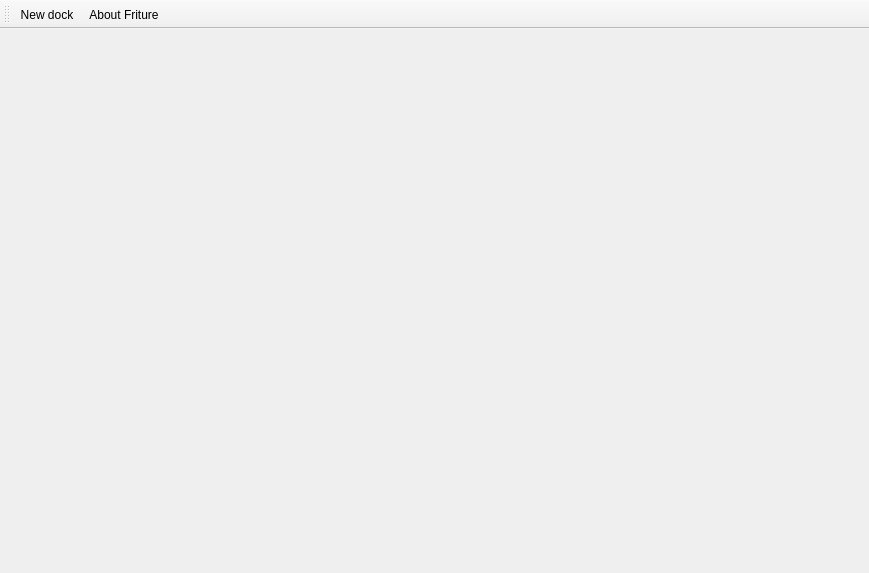
<?xml version="1.0" encoding="UTF-8"?>
<ui version="4.0">
 <class>MainWindow</class>
 <widget class="QMainWindow" name="MainWindow">
  <property name="geometry">
   <rect>
    <x>0</x>
    <y>0</y>
    <width>869</width>
    <height>573</height>
   </rect>
  </property>
  <property name="windowTitle">
   <string>Friture</string>
  </property>
  <property name="windowIcon">
   <iconset resource="../resources/friture.qrc">
    <normaloff>:/images-src/window-icon.svg</normaloff>:/images-src/window-icon.svg</iconset>
  </property>
  <widget class="AudioIOWidget" name="centralwidget">
   <property name="styleSheet">
    <string notr="true"/>
   </property>
  </widget>
  <widget class="QToolBar" name="toolBar">
   <property name="windowTitle">
    <string>toolBar</string>
   </property>
   <property name="toolButtonStyle">
    <enum>Qt::ToolButtonTextBesideIcon</enum>
   </property>
   <attribute name="toolBarArea">
    <enum>TopToolBarArea</enum>
   </attribute>
   <attribute name="toolBarBreak">
    <bool>false</bool>
   </attribute>
   <addaction name="actionNew_dock"/>
   <addaction name="actionAbout"/>
  </widget>
  <action name="actionAbout">
   <property name="icon">
    <iconset resource="../resources/friture.qrc">
     <normaloff>:/images-src/window-icon.svg</normaloff>:/images-src/window-icon.svg</iconset>
   </property>
   <property name="text">
    <string>About Friture</string>
   </property>
  </action>
  <action name="actionNew_dock">
   <property name="icon">
    <iconset resource="../resources/friture.qrc">
     <normaloff>:/images-src/new-dock.svg</normaloff>:/images-src/new-dock.svg</iconset>
   </property>
   <property name="text">
    <string>New dock</string>
   </property>
   <property name="toolTip">
    <string>Add a new dock to Friture window</string>
   </property>
  </action>
 </widget>
 <customwidgets>
  <customwidget>
   <class>AudioIOWidget</class>
   <extends>QWidget</extends>
   <header>/friture/audio_io_widget.py</header>
   <container>1</container>
  </customwidget>
 </customwidgets>
 <resources>
  <include location="../resources/friture.qrc"/>
 </resources>
 <connections/>
</ui>
